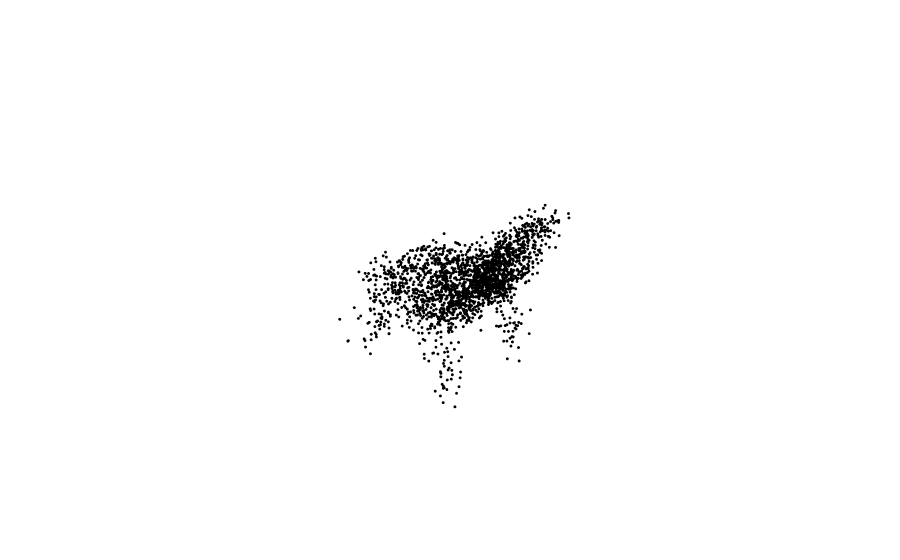
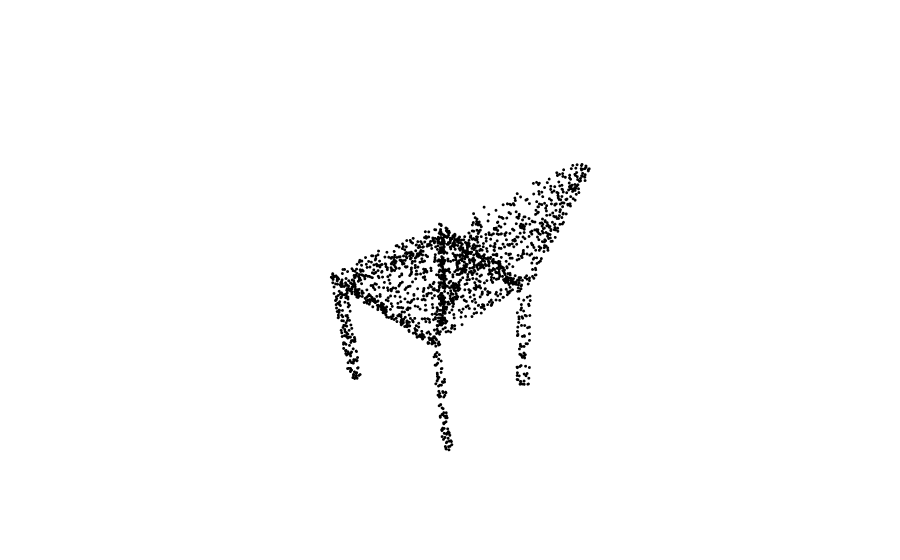

The cell these charts' notebook holds for them, in order:
### Code cell
diff_points_cloud(70)

### Figure 1 — Plotly figure (JSON) as saved in the notebook; plotly's stock layout.template omitted (floating-point values rounded to 4 significant figures; data arrays with more than 128 entries replaced by an {"elided": "..."} marker saying what was removed)
{"data": [{"marker": {"color": "black", "size": 1}, "mode": "markers", "type": "scatter3d", "x": {"elided": "2047 float values"}, "y": {"elided": "2047 float values"}, "z": {"elided": "2047 float values"}}], "layout": {"scene": {"xaxis": {"visible": false}, "yaxis": {"visible": false}, "zaxis": {"visible": false}}}}

### Figure 2 — Plotly figure (JSON) as saved in the notebook; plotly's stock layout.template omitted (floating-point values rounded to 4 significant figures; data arrays with more than 128 entries replaced by an {"elided": "..."} marker saying what was removed)
{"data": [{"marker": {"color": "black", "size": 1}, "mode": "markers", "type": "scatter3d", "x": {"elided": "2047 float values"}, "y": {"elided": "2047 float values"}, "z": {"elided": "2047 float values"}}], "layout": {"scene": {"xaxis": {"visible": false}, "yaxis": {"visible": false}, "zaxis": {"visible": false}}}}
